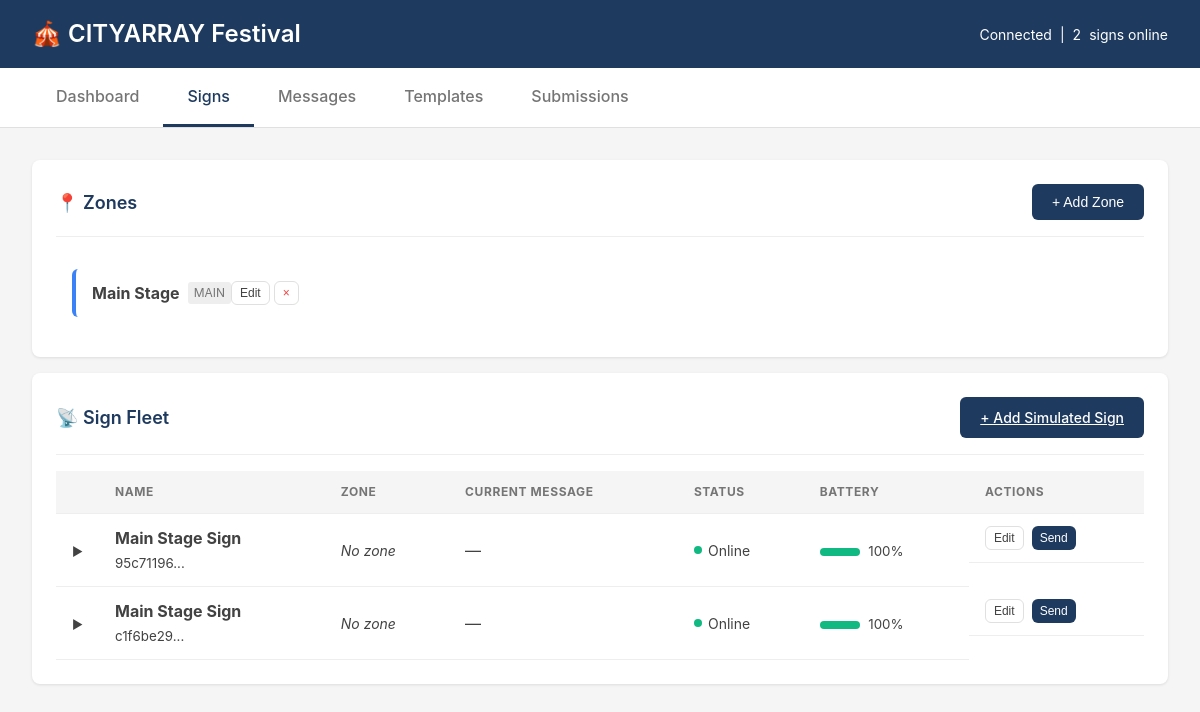
The app's page /signs with its own data.
### models.py (models this page shows, shortened)
class Zone(Base):
    __tablename__ = "zones"
    id = Column(String(36), primary_key=True, default=generate_uuid)
    event_id = Column(String(36), ForeignKey("events.id"), nullable=True)
    name = Column(String(100), nullable=False)
    code = Column(String(10))  # Short code like "A", "B", "MAIN"
    color = Column(String(7))  # Hex color for map display
    description = Column(Text)

class Sign(Base):
    __tablename__ = "signs"
    id = Column(String(36), primary_key=True, default=generate_uuid)
    event_id = Column(String(36), ForeignKey("events.id"))
    name = Column(String(100), nullable=False)
    hardware_id = Column(String(100))  # Pi serial number or unique ID
    zone_id = Column(String(36))
    position_x = Column(Integer)
    position_y = Column(Integer)
    status = Column(String(20), default="offline")  # online, offline, warning, error
    battery = Column(Integer)  # Percentage 0-100
    signal_strength = Column(Integer)  # dBm or percentage
    crowd_density = Column(String(20))  # low, medium, high, critical
    crowd_count = Column(Integer)
    ambient_noise_db = Column(Float)
    current_message_id = Column(String(36))
    current_template = Column(String(100))
    last_seen = Column(DateTime)
    created_at = Column(DateTime, default=datetime.utcnow)
    display_type = Column(String(50))  # e-paper, led
    has_camera = Column(Boolean, default=True)
    has_speaker = Column(Boolean, default=True)
    has_microphone = Column(Boolean, default=True)
    config = Column(JSON, default=dict)
    event = relationship("Event", back_populates="signs")

### app.py (the view)
@app.get("/signs")
async def signs_page(request: Request, db=Depends(get_db)):
    signs = db.query(Sign).all()
    zones = db.query(Zone).all()
    stats = get_system_stats(db)
    return templates.TemplateResponse("signs.html", {
        "request": request,
        "active_page": "signs",
        "signs": [s.to_dict() for s in signs],
        "zones": [z.to_dict() for z in zones],
        "stats": stats
    })

### templates/signs.html (shortened to what this page needs)
{% extends "base.html" %}
{% block content %}
<div class="card mb-4">
    <div class="card-header">
        <h2 class="card-title">📍 Zones</h2>
        <button class="btn btn-primary" onclick="openZoneModal()">+ Add Zone</button>
    </div>
    <div id="zones-list" class="zones-grid">
        {% if zones %}
            {% for zone in zones %}
            <div class="zone-card" style="border-left: 4px solid {{ zone.color or '#3B82F6' }}">
                <div class="zone-info">
                    <strong>{{ zone.name }}</strong>
                    <span class="zone-code">{{ zone.code }}</span>
                </div>
                <div class="zone-actions">
                    <button class="btn btn-sm btn-outline" onclick="editZone('{{ zone.id }}', '{{ zone.name }}', '{{ zone.code }}', '{{ zone.color }}')">Edit</button>
                    <button class="btn btn-sm btn-outline danger" onclick="deleteZone('{{ zone.id }}')">×</button>
                </div>
            </div>
            {% endfor %}
        {% else %}
            <p class="help-text">No zones defined. Create zones to organize your signs.</p>
        {% endif %}
    </div>
</div>
<div class="card">
    <div class="card-header">
        <h2 class="card-title">📡 Sign Fleet</h2>
        <a href="/simulator" class="btn btn-primary">+ Add Simulated Sign</a>
    </div>
    {% if signs %}
    <table class="table">
        <thead>
            <tr>
                <th></th>
                <th>Name</th>
                <th>Zone</th>
                <th>Current Message</th>
                <th>Status</th>
                <th>Battery</th>
                <th>Actions</th>
            </tr>
        </thead>
        <tbody>
            {% for sign in signs %}
            <tr data-sign-id="{{ sign.id }}" class="sign-row" onclick="toggleSignDetails('{{ sign.id }}')">
                <td class="expand-cell">
                    <span class="expand-icon" id="expand-{{ sign.id }}">▶</span>
                </td>
                <td>
                    <strong>{{ sign.name }}</strong>
                    <br><small style="color: var(--gray-500);">{{ sign.id[:8] }}...</small>
                </td>
                <td>
                    {% set zone_name = '' %}
                    {% for zone in zones if zone.id == sign.zone_id %}
                        {% set zone_name = zone.name %}
                    {% endfor %}
                    {% if zone_name %}
                        <span class="zone-badge">{{ zone_name }}</span>
                    {% else %}
                        <span class="no-zone">No zone</span>
                    {% endif %}
                </td>
                <td>
                    {% if sign.current_message_id %}
                        <span class="current-msg">📩 Active</span>
                    {% else %}
                        <span class="no-msg">—</span>
                    {% endif %}
                </td>
                <td>
                    <span class="status-indicator {{ sign.status }}">
                        <span class="status-dot"></span>
                        {{ sign.status }}
                    </span>
                </td>
                <td>
                    <div class="battery-bar">
                        <div class="battery-fill" style="width: {{ sign.battery or 0 }}%"></div>
                    </div>
                    <small>{{ sign.battery or 0 }}%</small>
                </td>
                <td class="actions-cell" onclick="event.stopPropagation()">
                    <button class="btn btn-sm btn-outline" onclick="editSign('{{ sign.id }}', '{{ sign.name }}', '{{ sign.zone_id or '' }}', {{ sign.battery or 0 }}, {{ sign.signal_strength or 0 }}, '{{ sign.location or '' }}')">Edit</button>
                    <button class="btn btn-sm btn-primary" onclick="sendToSign('{{ sign.id }}')">Send</button>
                </td>
            </tr>
            {% endfor %}
        </tbody>
    </table>
    {% else %}
    <div style="text-align: center; padding: 3rem; color: var(--gray-600);">
        <p style="font-size: 2rem; margin-bottom: 1rem;">📡</p>
        <p>No signs registered yet.</p>
        <p class="mt-2"><a href="/simulator" class="btn btn-primary">Launch Simulator</a></p>
    </div>
    {% endif %}
</div>
{% endblock %}

### templates/base.html (style rules this page uses)
:root { --primary: #1E3A5F; --accent: #2E7D32; --danger: #D32F2F; --warning: #F57C00; --success: #388E3C; --gray-100: #F5F5F5; --gray-200: #EEEEEE; --gray-300: #E0E0E0; --gray-600: #757575; --gray-800: #424242; }
* { box-sizing: border-box; margin: 0; padding: 0; }
body { font-family: -apple-system, BlinkMacSystemFont, 'Segoe UI', Roboto, sans-serif; background: var(--gray-100); color: var(--gray-800); line-height: 1.5; }
.status-dot { width: 10px; height: 10px; border-radius: 50%; background: var(--success); animation: pulse 2s infinite; }
.card { background: white; border-radius: 8px; box-shadow: 0 1px 3px rgba(0,0,0,0.1); padding: 1.5rem; margin-bottom: 1.5rem; }
.card-header { display: flex; justify-content: space-between; align-items: center; margin-bottom: 1rem; padding-bottom: 1rem; border-bottom: 1px solid var(--gray-200); }
.card-title { font-size: 1.125rem; font-weight: 600; color: var(--primary); }
.btn { display: inline-flex; align-items: center; gap: 0.5rem; padding: 0.625rem 1.25rem; border-radius: 6px; font-weight: 500; font-size: 0.875rem; cursor: pointer; border: none; transition: all 0.2s; }
.btn-primary { background: var(--primary); color: white; }
.btn-outline { background: transparent; border: 1px solid var(--gray-300); color: var(--gray-800); }
.table { width: 100%; border-collapse: collapse; }
.table th, .table td { padding: 0.75rem 1rem; text-align: left; border-bottom: 1px solid var(--gray-200); }
.table th { font-size: 0.75rem; text-transform: uppercase; letter-spacing: 0.05em; color: var(--gray-600); background: var(--gray-100); }

### templates/signs.html (style rules this page uses)
.zones-grid { display: flex; flex-wrap: wrap; gap: 0.75rem; padding: 1rem; }
.zone-card { display: flex; align-items: center; justify-content: space-between; padding: 0.75rem 1rem; background: var(--gray-50); border-radius: 6px; min-width: 200px; }
.zone-info { display: flex; align-items: center; gap: 0.5rem; }
.zone-code { font-size: 0.75rem; padding: 0.125rem 0.375rem; background: var(--gray-200); border-radius: 3px; color: var(--gray-600); }
.zone-actions { display: flex; gap: 0.25rem; }
.no-zone { color: var(--gray-400); font-style: italic; font-size: 0.875rem; }
.status-indicator { display: flex; align-items: center; gap: 0.375rem; font-size: 0.875rem; text-transform: capitalize; }
.status-dot { width: 8px; height: 8px; border-radius: 50%; background: var(--gray-400); }
.status-indicator.online .status-dot { background: #10B981; }
.battery-bar { width: 40px; height: 8px; background: var(--gray-200); border-radius: 4px; overflow: hidden; display: inline-block; vertical-align: middle; margin-right: 0.25rem; }
.battery-fill { height: 100%; background: #10B981; transition: width 0.3s; }
.actions-cell { display: flex; gap: 0.5rem; }
.btn-sm { padding: 0.25rem 0.5rem; font-size: 0.75rem; }
.btn.danger { color: #EF4444; }
.mb-4 { margin-bottom: 1rem; }
.sign-row { cursor: pointer; }
.expand-cell { width: 30px; text-align: center; }
.expand-icon { color: var(--gray-400); font-size: 0.75rem; transition: transform 0.2s; }
.no-msg { color: var(--gray-400); }

### records on screen
Zone: name "Main Stage", code "MAIN"
Sign: name "Main Stage Sign", id "95c71196", status "Online", battery "100"
Sign: name "Main Stage Sign", id "c1f6be29", status "Online", battery "100"
